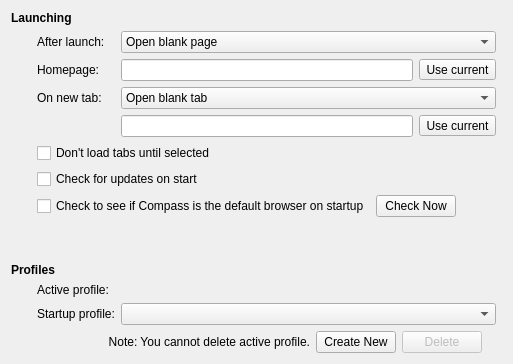
         <widget class="QWidget" name="generalPage">
          <layout class="QGridLayout" name="gridLayout_6">
           <item row="4" column="2">
            <widget class="QFrame" name="newTabFrame">
             <layout class="QHBoxLayout" name="horizontalLayout_3">
              <property name="leftMargin">
               <number>0</number>
              </property>
              <property name="topMargin">
               <number>0</number>
              </property>
              <property name="rightMargin">
               <number>0</number>
              </property>
              <property name="bottomMargin">
               <number>0</number>
              </property>
              <item>
               <widget class="QLineEdit" name="newTabUrl">
                <property name="inputMethodHints">
                 <set>Qt::InputMethodHint::ImhNoAutoUppercase|Qt::InputMethodHint::ImhUrlCharactersOnly</set>
                </property>
               </widget>
              </item>
              <item>
               <widget class="MacToolButton" name="newTabUseCurrent">
                <property name="text">
                 <string>Use current</string>
                </property>
               </widget>
              </item>
             </layout>
            </widget>
           </item>
           <item row="12" column="1" colspan="3">
            <widget class="QFrame" name="frame">
             <property name="frameShape">
              <enum>QFrame::Shape::NoFrame</enum>
             </property>
             <property name="frameShadow">
              <enum>QFrame::Shadow::Raised</enum>
             </property>
             <layout class="QHBoxLayout" name="horizontalLayout">
              <property name="leftMargin">
               <number>0</number>
              </property>
              <property name="topMargin">
               <number>0</number>
              </property>
              <property name="rightMargin">
               <number>20</number>
              </property>
              <property name="bottomMargin">
               <number>0</number>
              </property>
              <item>
               <widget class="QLabel" name="cannotDeleteActiveProfileLabel">
                <property name="text">
                 <string>Note: You cannot delete active profile.</string>
                </property>
                <property name="alignment">
                 <set>Qt::AlignmentFlag::AlignRight|Qt::AlignmentFlag::AlignTrailing|Qt::AlignmentFlag::AlignVCenter</set>
                </property>
               </widget>
              </item>
              <item>
               <widget class="QPushButton" name="createProfile">
                <property name="sizePolicy">
                 <sizepolicy hsizetype="Fixed" vsizetype="Fixed">
                  <horstretch>0</horstretch>
                  <verstretch>0</verstretch>
                 </sizepolicy>
                </property>
                <property name="text">
                 <string>Create New</string>
                </property>
               </widget>
              </item>
              <item>
               <widget class="QPushButton" name="deleteProfile">
                <property name="enabled">
                 <bool>false</bool>
                </property>
                <property name="sizePolicy">
                 <sizepolicy hsizetype="Fixed" vsizetype="Fixed">
                  <horstretch>0</horstretch>
                  <verstretch>0</verstretch>
                 </sizepolicy>
                </property>
                <property name="text">
                 <string>Delete</string>
                </property>
               </widget>
              </item>
             </layout>
            </widget>
           </item>
           <item row="1" column="0">
            <spacer name="horizontalSpacer_7">
             <property name="orientation">
              <enum>Qt::Orientation::Horizontal</enum>
             </property>
             <property name="sizeType">
              <enum>QSizePolicy::Policy::Fixed</enum>
             </property>
             <property name="sizeHint" stdset="0">
              <size>
               <width>20</width>
               <height>10</height>
              </size>
             </property>
            </spacer>
           </item>
           <item row="0" column="0" colspan="2">
            <widget class="QLabel" name="label_24">
             <property name="text">
              <string>&lt;b&gt;Launching&lt;/b&gt;</string>
             </property>
            </widget>
           </item>
           <item row="11" column="2">
            <widget class="QComboBox" name="startProfile"/>
           </item>
           <item row="1" column="1">
            <widget class="QLabel" name="label_3">
             <property name="text">
              <string>After launch: </string>
             </property>
            </widget>
           </item>
           <item row="1" column="2">
            <widget class="QComboBox" name="afterLaunch">
             <item>
              <property name="text">
               <string>Open blank page</string>
              </property>
             </item>
             <item>
              <property name="text">
               <string>Open homepage</string>
              </property>
             </item>
             <item>
              <property name="text">
               <string>Open speed dial</string>
              </property>
             </item>
             <item>
              <property name="text">
               <string>Restore session</string>
              </property>
             </item>
             <item>
              <property name="text">
               <string>Select session</string>
              </property>
             </item>
            </widget>
           </item>
           <item row="2" column="1">
            <widget class="QLabel" name="label">
             <property name="text">
              <string>Homepage: </string>
             </property>
            </widget>
           </item>
           <item row="2" column="2">
            <layout class="QHBoxLayout" name="horizontalLayout_2">
             <item>
              <widget class="QLineEdit" name="homepage">
               <property name="inputMethodHints">
                <set>Qt::InputMethodHint::ImhNoAutoUppercase|Qt::InputMethodHint::ImhUrlCharactersOnly</set>
               </property>
              </widget>
             </item>
             <item>
              <widget class="MacToolButton" name="useCurrentBut">
               <property name="text">
                <string>Use current</string>
               </property>
              </widget>
             </item>
            </layout>
           </item>
           <item row="3" column="1">
            <widget class="QLabel" name="label_2">
             <property name="text">
              <string>On new tab: </string>
             </property>
            </widget>
           </item>
           <item row="3" column="2">
            <widget class="QComboBox" name="newTab">
             <item>
              <property name="text">
               <string>Open blank tab</string>
              </property>
             </item>
             <item>
              <property name="text">
               <string>Open homepage</string>
              </property>
             </item>
             <item>
              <property name="text">
               <string>Open speed dial</string>
              </property>
             </item>
             <item>
              <property name="text">
               <string>Open other page...</string>
              </property>
             </item>
            </widget>
           </item>
           <item row="9" column="0" colspan="2">
            <widget class="QLabel" name="label_4">
             <property name="text">
              <string>&lt;b&gt;Profiles&lt;/b&gt;</string>
             </property>
            </widget>
           </item>
           <item row="11" column="1">
            <widget class="QLabel" name="label_5">
             <property name="text">
              <string>Startup profile:</string>
             </property>
            </widget>
           </item>
           <item row="6" column="1" colspan="2">
            <widget class="QCheckBox" name="checkUpdates">
             <property name="text">
              <string>Check for updates on start</string>
             </property>
            </widget>
           </item>
           <item row="10" column="1">
            <widget class="QLabel" name="label_45">
             <property name="text">
              <string>Active profile:</string>
             </property>
            </widget>
           </item>
           <item row="10" column="2">
            <widget class="QLabel" name="activeProfile">
             <property name="text">
              <string/>
             </property>
            </widget>
           </item>
           <item row="5" column="1" colspan="2">
            <widget class="QCheckBox" name="dontLoadTabsUntilSelected">
             <property name="text">
              <string>Don't load tabs until selected</string>
             </property>
            </widget>
           </item>
           <item row="8" column="0">
            <spacer name="verticalSpacer_6">
             <property name="orientation">
              <enum>Qt::Orientation::Vertical</enum>
             </property>
             <property name="sizeHint" stdset="0">
              <size>
               <width>20</width>
               <height>40</height>
              </size>
             </property>
            </spacer>
           </item>
           <item row="7" column="1" colspan="2">
            <layout class="QHBoxLayout" name="hLayoutDefaultBrowser">
             <item>
              <widget class="QCheckBox" name="checkDefaultBrowser">
               <property name="text">
                <string>Check to see if Compass is the default browser on startup</string>
               </property>
               <property name="checked">
                <bool>false</bool>
               </property>
              </widget>
             </item>
             <item>
              <widget class="QPushButton" name="checkNowDefaultBrowser">
               <property name="text">
                <string>Check Now</string>
               </property>
              </widget>
             </item>
             <item>
              <spacer name="hSpacerDefaultBrowser">
               <property name="orientation">
                <enum>Qt::Orientation::Horizontal</enum>
               </property>
               <property name="sizeHint" stdset="0">
                <size>
                 <width>40</width>
                 <height>20</height>
                </size>
               </property>
              </spacer>
             </item>
            </layout>
           </item>
          </layout>
         </widget>
